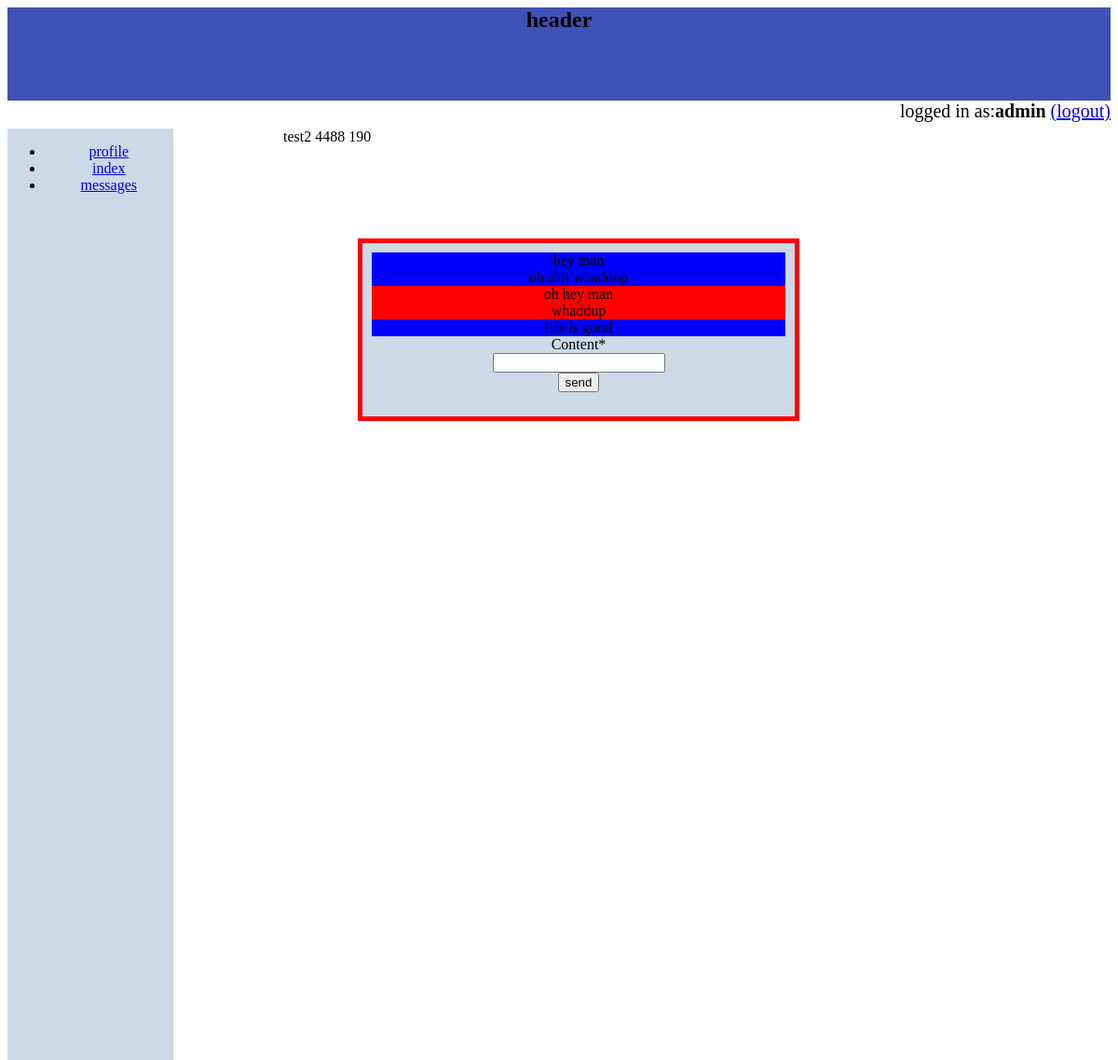
Screenshot of /detail/test2/ (signed in) with the database file from the repository.
### data/models.py (models this page shows)
class UserProfile(models.Model):
    user = models.ForeignKey(User, unique=True)
    team = models.IntegerField(blank=True,null=True)
    shirtCount=models.IntegerField(blank=True,null=True)
    shirtImg=models.CharField(max_length=1000,blank=True,null=True)
    wanted=models.CommaSeparatedIntegerField(max_length=200,blank=True,null=True)
    post=models.BooleanField()

class message(models.Model):
    sentBy=models.ForeignKey(User,related_name="messageFrom")
    sentTo=models.ForeignKey(User,related_name="messageTo")
    content=models.CharField(max_length=10000)
    order=models.IntegerField()

### browse/views.py (the view)
# urls.py: url(r"detail/(?P<userName>.*)/",detail,name="detail"),
@login_required
def detail(request,userName):
    selected=User.objects.filter(username=userName)[0]
    if request.method == 'POST':
            form = messageForm(request.POST)
            if form.is_valid():
                content=form.cleaned_data["content"]
                lastSent=message.objects.filter(sentBy=request.user,sentTo=selected).order_by("-order")
                lastRecieved=message.objects.filter(sentTo=request.user,sentBy=selected).order_by("-order")
                if (len(lastSent)==0 and len(lastRecieved)==0):
                    nextDrder=0
                elif len(lastSent)==0:
                    nextOrder=lastRecieved[0].order+1
                elif len(lastRecieved)==0:
                    nextOrder=lastSent[0].order+1
                else:
                    if lastSent[0].order>lastRecieved[0].order:
                        nextOrder=lastSent[0].order+1
                    else:
                        nextOrder=lastRecieved[0].order+1
                a=message(sentBy=request.user,sentTo=selected,content=content,order=nextOrder)
                a.save()
                return redirect('/detail/%s'% selected.username)
    else:
        a=UserProfile.objects.filter(user=request.user)[0]
        form = messageForm(instance=a)
    template="browse/detail.html"
    context={}
    posting=UserProfile.objects.filter(user=selected)[0]
    context["post"]=posting
    myMessages=message.objects.filter(sentBy=request.user,sentTo=selected)
    theirMessages=message.objects.filter(sentBy=selected,sentTo=request.user)
    mergedMessages=[]
    order=0
    while(True):
        currentMessage=theirMessages.filter(order=order)
        if len(currentMessage)==0:
            currentMessage=myMessages.filter(order=order)
            if len(currentMessage)==0:
                break
        mergedMessages.append(currentMessage[0])
        order+=1
    context["form"]=form
    context["mergedMessages"]=mergedMessages
    return render(request,template,context)

### browse/forms.py
class messageForm(forms.ModelForm):
    class Meta:
        model=message
        fields=["content"]

### browse/templates/browse/detail.html (shortened to what this page needs)
{%extends 'base.html' %}
{% load crispy_forms_tags %}
    {%block body%}
        {{post.user}}
        {{post.team}}
        {{post.wanted}}
    <div id="messenger" class="messenger">
    {%for i in mergedMessages%}
    {%if user == i.sentBy %}
    <div id="sent" class="sent">
            {{i.content}}<br>
    </div>
    {%else%}
    <div id="recieved" class="recieved">
            {{i.content}}<br>
    </div>
    {%endif%}
    {%endfor%}
    <form action="" method="post">
    {{ form|crispy }}
    <input type="submit" value="send" />
</form>
    </div>
    {%endblock%}

### browse/templates/base.html (shortened to what this page needs)
{% load static %}
<link rel="stylesheet" type="text/css" href="{% static "browse/base.css" %}"/>
<html>
<section>
     <div id="header" class="header"><h1>{%block header%}
     header
     {%endblock%}</h1></div>
     <div id="login" class="login">{%block login%}
     {%if user.is_authenticated%}
          logged in as:<b>{{user}}</b>   <a href= {%url "logout"%}?next={% url 'browse:index' %} >(logout)</a>
     {%else%}
     <a href= {%url "login"%}?next={% url 'browse:profile' %} >login</a>
     {%endif%}
     {%endblock%}</div>
    <div id="sideNav" class="sideNav"><ul>{%block sideNav%}
    <li><a href= {%url "browse:profile"%}>profile</a></li>
    <li><a href={%url "browse:index"%}>index</a></li>
    <li><a href={%url "browse:messages"%}>messages</a></li>
    {%endblock%}</ul></div>
    <div id="body" class="body">{%block body%}{%endblock%}</div>
</section>
</html>

### browse/static/browse/base.css (style rules this page uses)
section { width: 100%; height: 900px; #margin: auto; #padding: 10px; }
.header { text-align:center; background: #3f51b5; width:100%; height:100px; }
.login { height: 30px; font-size:20px; text-align:right; }
.sideNav { width: 15%; height: 1000px; background: #ccd9e7; text-align:center; vertical-align:top; float: left; #position:fixed; }
.body { color:black; padding-left: 25%; background: #ffffff; text-align:left; }
.messenger { text-align:center; color:black; background: #ccd9e7; padding:10px; width:50%; margin-top: 100px; margin-bottom: 100px; margin-right: 150px; margin-left: 80px; border: 5px solid red; }
.sent { background-color: blue; color:black; }
.recieved { background-color: red; color:black; }

### rows the page displays
UserProfile: user "test2", team "4488", wanted "190"
message: content "hey man"
message: content "oh shit whaddup"
message: content "oh hey man"
message: content "whaddup"
message: content "life is good"

### other values shown
{{ user }} "admin"
